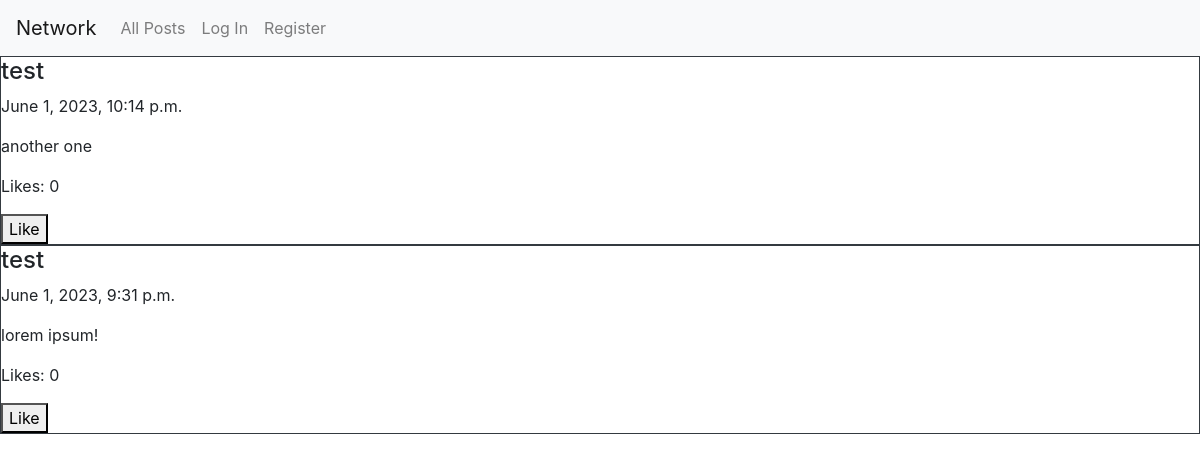
Before: / with the older database file.
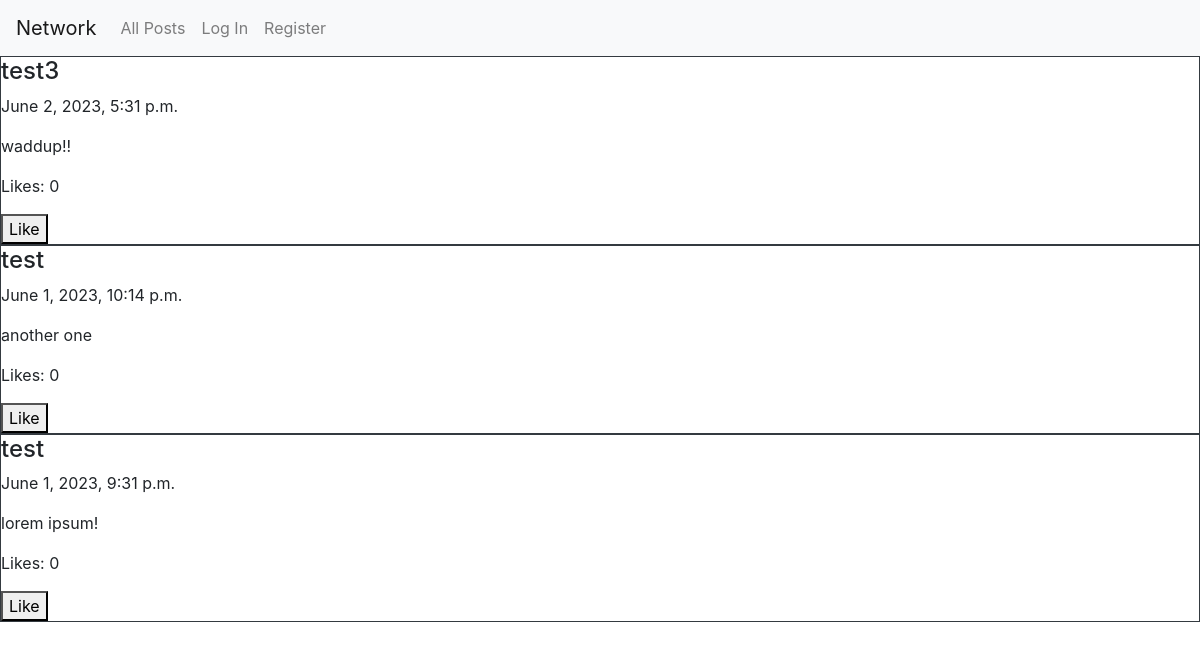
After: the same page with the newer database file.
### network/models.py (models this page shows, shortened)
class Post(models.Model):
    username = models.ForeignKey(settings.AUTH_USER_MODEL, on_delete=models.CASCADE, related_name="post_user")
    content = models.TextField()
    timestamp = models.DateTimeField()
    likes = models.IntegerField(default=0)

class User(AbstractUser):
    pass

### network/views.py (the view)
# urls.py: path("", views.index, name="index"),
def index(request):
    posts = Post.objects.all().order_by('-timestamp')
    return render(request, "network/index.html", {
        "posts": posts
    })

### network/templates/network/index.html
{% extends "network/layout.html" %}
{% block body %}
    {% for post in posts %}
        <div class="border border-dark">
            <h4>{{ post.username }}</h4>
            <p>{{ post.timestamp }}</p>
            <p>{{ post.content }}</p>
            <p>Likes: {{ post.likes }}</p>
            <button id="like">Like</button>
        </div>
    {% endfor %}
{% endblock %}

### network/templates/network/layout.html (shortened to what this page needs)
{% load static %}
<!DOCTYPE html>
<html lang="en">
    <head>
        <link rel="stylesheet" href="https://stackpath.bootstrapcdn.com/bootstrap/4.4.1/css/bootstrap.min.css">
        <link href="{% static 'network/styles.css' %}" rel="stylesheet">
    </head>
    <body>
        <nav class="navbar navbar-expand-lg navbar-light bg-light">
            <a class="navbar-brand" href="#">Network</a>
            <div>
              <ul class="navbar-nav mr-auto">
                <li class="nav-item">
                  <a class="nav-link" href="{% url 'index' %}">All Posts</a>
                </li>
                {% if user.is_authenticated %}
                    <li class="nav-item">
                        <a class="nav-link" href="{% url 'create_post' %}">Create Post</a>
                    </li>
                    <li class="nav-item">
                        <a class="nav-link" href="{% url 'following' %}">Following</a>
                    </li>
                    <li class="nav-item">
                        <a class="nav-link" href="{% url 'logout' %}">Log Out</a>
                    </li>
                {% else %}
                    <li class="nav-item">
                        <a class="nav-link" href="{% url 'login' %}">Log In</a>
                    </li>
                    <li class="nav-item">
                        <a class="nav-link" href="{% url 'register' %}">Register</a>
                    </li>
                {% endif %}
              </ul>
            </div>
          </nav>
        <div class="body">
            {% block body %}
            {% endblock %}
        </div>
    </body>
</html>

Changed rows visible on the page:
added Post: username "test3", timestamp "June 2, 2023, 5:31 p.m.", content "waddup!!", likes "0"
